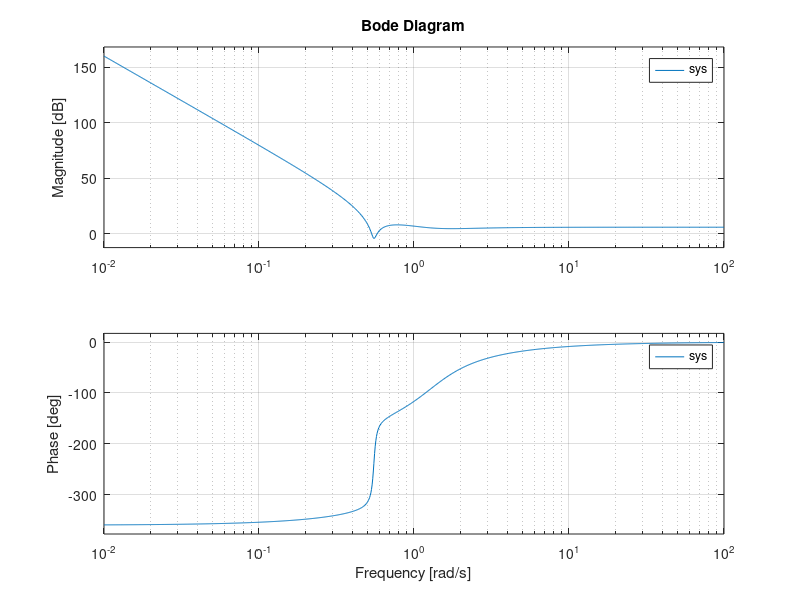

Recreate this plot in MATLAB.
clear;

b0 = mod(1,2) + 1;
b1 = mod(2,3) + 1;
b2 = mod(3,4) + 1;
b3 = mod(5,5) + 1;
b4 = mod(0,6) + 1; 

num = [b0 b1 b2 b3 b4]
sys = tf(num,[1 0 0 0 0])
%y(m) = b0 + b1*x(m-1) + b2*x(m-2) +  b3*x(m-3) + b4*x(m-4)

bode(sys);
